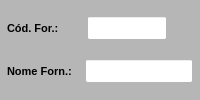
           <widget class="QWidget" name="widget_Cor1" native="true">
            <property name="minimumSize">
             <size>
              <width>0</width>
              <height>0</height>
             </size>
            </property>
            <property name="maximumSize">
             <size>
              <width>16777215</width>
              <height>16777215</height>
             </size>
            </property>
            <property name="font">
             <font>
              <pointsize>8</pointsize>
             </font>
            </property>
            <property name="styleSheet">
             <string notr="true">background-color: rgb(182, 182, 182);</string>
            </property>
            <layout class="QVBoxLayout" name="verticalLayout_4">
             <property name="spacing">
              <number>2</number>
             </property>
             <property name="leftMargin">
              <number>2</number>
             </property>
             <property name="topMargin">
              <number>2</number>
             </property>
             <property name="rightMargin">
              <number>2</number>
             </property>
             <property name="bottomMargin">
              <number>2</number>
             </property>
             <item>
              <widget class="QWidget" name="widget_8" native="true">
               <property name="minimumSize">
                <size>
                 <width>0</width>
                 <height>0</height>
                </size>
               </property>
               <property name="maximumSize">
                <size>
                 <width>16777215</width>
                 <height>30</height>
                </size>
               </property>
               <property name="font">
                <font>
                 <pointsize>8</pointsize>
                </font>
               </property>
               <property name="styleSheet">
                <string notr="true"/>
               </property>
               <layout class="QHBoxLayout" name="horizontalLayout_4">
                <property name="spacing">
                 <number>5</number>
                </property>
                <property name="leftMargin">
                 <number>5</number>
                </property>
                <property name="topMargin">
                 <number>3</number>
                </property>
                <property name="rightMargin">
                 <number>5</number>
                </property>
                <property name="bottomMargin">
                 <number>3</number>
                </property>
                <item>
                 <widget class="QLabel" name="label_25">
                  <property name="minimumSize">
                   <size>
                    <width>75</width>
                    <height>0</height>
                   </size>
                  </property>
                  <property name="maximumSize">
                   <size>
                    <width>75</width>
                    <height>16777215</height>
                   </size>
                  </property>
                  <property name="font">
                   <font>
                    <pointsize>8</pointsize>
                    <weight>75</weight>
                    <bold>true</bold>
                   </font>
                  </property>
                  <property name="text">
                   <string>Cód. For.:</string>
                  </property>
                  <property name="alignment">
                   <set>Qt::AlignLeading|Qt::AlignLeft|Qt::AlignVCenter</set>
                  </property>
                 </widget>
                </item>
                <item>
                 <widget class="QLineEdit" name="line_CodForn">
                  <property name="sizePolicy">
                   <sizepolicy hsizetype="Preferred" vsizetype="Preferred">
                    <horstretch>0</horstretch>
                    <verstretch>0</verstretch>
                   </sizepolicy>
                  </property>
                  <property name="maximumSize">
                   <size>
                    <width>80</width>
                    <height>16777215</height>
                   </size>
                  </property>
                  <property name="font">
                   <font>
                    <pointsize>8</pointsize>
                    <weight>50</weight>
                    <bold>false</bold>
                   </font>
                  </property>
                  <property name="styleSheet">
                   <string notr="true">background-color: rgb(255, 255, 255);</string>
                  </property>
                  <property name="text">
                   <string/>
                  </property>
                  <property name="alignment">
                   <set>Qt::AlignCenter</set>
                  </property>
                 </widget>
                </item>
                <item>
                 <widget class="QLabel" name="label_16">
                  <property name="font">
                   <font>
                    <pointsize>8</pointsize>
                   </font>
                  </property>
                  <property name="text">
                   <string/>
                  </property>
                 </widget>
                </item>
               </layout>
              </widget>
             </item>
             <item>
              <widget class="QWidget" name="widget_18" native="true">
               <property name="minimumSize">
                <size>
                 <width>0</width>
                 <height>0</height>
                </size>
               </property>
               <property name="maximumSize">
                <size>
                 <width>16777215</width>
                 <height>30</height>
                </size>
               </property>
               <property name="font">
                <font>
                 <pointsize>8</pointsize>
                </font>
               </property>
               <property name="styleSheet">
                <string notr="true"/>
               </property>
               <layout class="QHBoxLayout" name="horizontalLayout_12">
                <property name="spacing">
                 <number>5</number>
                </property>
                <property name="leftMargin">
                 <number>5</number>
                </property>
                <property name="topMargin">
                 <number>3</number>
                </property>
                <property name="rightMargin">
                 <number>5</number>
                </property>
                <property name="bottomMargin">
                 <number>3</number>
                </property>
                <item>
                 <widget class="QLabel" name="label_29">
                  <property name="maximumSize">
                   <size>
                    <width>75</width>
                    <height>16777215</height>
                   </size>
                  </property>
                  <property name="font">
                   <font>
                    <pointsize>8</pointsize>
                    <weight>75</weight>
                    <bold>true</bold>
                   </font>
                  </property>
                  <property name="text">
                   <string>Nome Forn.:</string>
                  </property>
                  <property name="alignment">
                   <set>Qt::AlignLeading|Qt::AlignLeft|Qt::AlignVCenter</set>
                  </property>
                 </widget>
                </item>
                <item>
                 <widget class="QLineEdit" name="line_NomeForn">
                  <property name="sizePolicy">
                   <sizepolicy hsizetype="Preferred" vsizetype="Preferred">
                    <horstretch>0</horstretch>
                    <verstretch>0</verstretch>
                   </sizepolicy>
                  </property>
                  <property name="font">
                   <font>
                    <pointsize>8</pointsize>
                    <weight>50</weight>
                    <bold>false</bold>
                   </font>
                  </property>
                  <property name="styleSheet">
                   <string notr="true">background-color: rgb(255, 255, 255);</string>
                  </property>
                  <property name="text">
                   <string/>
                  </property>
                  <property name="alignment">
                   <set>Qt::AlignLeading|Qt::AlignLeft|Qt::AlignVCenter</set>
                  </property>
                 </widget>
                </item>
               </layout>
              </widget>
             </item>
            </layout>
           </widget>
